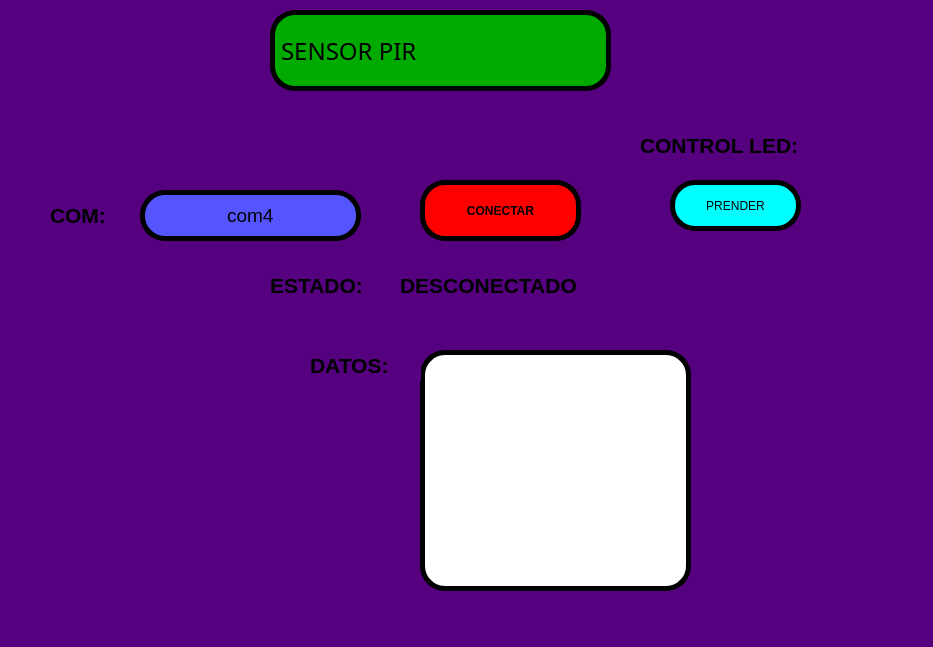
<?xml version="1.0" encoding="UTF-8"?>
<ui version="4.0">
 <class>MainWindow</class>
 <widget class="QMainWindow" name="MainWindow">
  <property name="geometry">
   <rect>
    <x>0</x>
    <y>0</y>
    <width>933</width>
    <height>647</height>
   </rect>
  </property>
  <property name="windowTitle">
   <string>MainWindow</string>
  </property>
  <property name="styleSheet">
   <string notr="true">background-color: rgb(85, 0, 127);</string>
  </property>
  <widget class="QWidget" name="centralwidget">
   <widget class="QLabel" name="label_2">
    <property name="geometry">
     <rect>
      <x>50</x>
      <y>200</y>
      <width>81</width>
      <height>31</height>
     </rect>
    </property>
    <property name="font">
     <font>
      <pointsize>16</pointsize>
      <weight>75</weight>
      <bold>true</bold>
     </font>
    </property>
    <property name="text">
     <string>COM:</string>
    </property>
   </widget>
   <widget class="QLabel" name="label_3">
    <property name="geometry">
     <rect>
      <x>270</x>
      <y>270</y>
      <width>131</width>
      <height>31</height>
     </rect>
    </property>
    <property name="font">
     <font>
      <pointsize>16</pointsize>
      <weight>75</weight>
      <bold>true</bold>
     </font>
    </property>
    <property name="text">
     <string>ESTADO:</string>
    </property>
   </widget>
   <widget class="QLabel" name="txt_estado">
    <property name="geometry">
     <rect>
      <x>400</x>
      <y>270</y>
      <width>241</width>
      <height>31</height>
     </rect>
    </property>
    <property name="font">
     <font>
      <pointsize>16</pointsize>
      <weight>75</weight>
      <bold>true</bold>
     </font>
    </property>
    <property name="text">
     <string>DESCONECTADO</string>
    </property>
   </widget>
   <widget class="QListWidget" name="datos">
    <property name="geometry">
     <rect>
      <x>420</x>
      <y>350</y>
      <width>271</width>
      <height>241</height>
     </rect>
    </property>
    <property name="styleSheet">
     <string notr="true">background-color: rgb(255, 255, 255);
border: 5px solid black;
border-radius: 25px;</string>
    </property>
   </widget>
   <widget class="QLabel" name="label_6">
    <property name="geometry">
     <rect>
      <x>310</x>
      <y>350</y>
      <width>111</width>
      <height>31</height>
     </rect>
    </property>
    <property name="font">
     <font>
      <pointsize>16</pointsize>
      <weight>75</weight>
      <bold>true</bold>
     </font>
    </property>
    <property name="text">
     <string>DATOS:</string>
    </property>
   </widget>
   <widget class="QPushButton" name="btn_control_led">
    <property name="geometry">
     <rect>
      <x>670</x>
      <y>180</y>
      <width>131</width>
      <height>51</height>
     </rect>
    </property>
    <property name="styleSheet">
     <string notr="true">background-color: rgb(0, 255, 255);
border: 5px solid black;
border-radius: 25px;</string>
    </property>
    <property name="text">
     <string>PRENDER</string>
    </property>
   </widget>
   <widget class="QLabel" name="label_7">
    <property name="geometry">
     <rect>
      <x>640</x>
      <y>130</y>
      <width>221</width>
      <height>31</height>
     </rect>
    </property>
    <property name="font">
     <font>
      <pointsize>16</pointsize>
      <weight>75</weight>
      <bold>true</bold>
     </font>
    </property>
    <property name="text">
     <string>CONTROL LED:</string>
    </property>
   </widget>
   <widget class="QLabel" name="label">
    <property name="geometry">
     <rect>
      <x>750</x>
      <y>0</y>
      <width>171</width>
      <height>91</height>
     </rect>
    </property>
    <property name="text">
     <string/>
    </property>
    <property name="pixmap">
     <pixmap resource="../../../../Imagenes/RecursosArduino.qrc">:/Logos/LogoFIT.png</pixmap>
    </property>
    <property name="scaledContents">
     <bool>true</bool>
    </property>
   </widget>
   <widget class="QLabel" name="label_4">
    <property name="geometry">
     <rect>
      <x>10</x>
      <y>10</y>
      <width>181</width>
      <height>111</height>
     </rect>
    </property>
    <property name="text">
     <string/>
    </property>
    <property name="pixmap">
     <pixmap resource="../../../../Imagenes/RecursosArduino.qrc">:/Logos/LogoUAT.png</pixmap>
    </property>
    <property name="scaledContents">
     <bool>true</bool>
    </property>
   </widget>
   <widget class="QLabel" name="label_5">
    <property name="geometry">
     <rect>
      <x>720</x>
      <y>470</y>
      <width>211</width>
      <height>121</height>
     </rect>
    </property>
    <property name="text">
     <string/>
    </property>
    <property name="pixmap">
     <pixmap resource="../../../../Imagenes/RecursosArduino.qrc">:/Logos/LogoEquipo.jpeg</pixmap>
    </property>
    <property name="scaledContents">
     <bool>true</bool>
    </property>
   </widget>
   <widget class="QPushButton" name="btn_accion">
    <property name="geometry">
     <rect>
      <x>420</x>
      <y>180</y>
      <width>161</width>
      <height>61</height>
     </rect>
    </property>
    <property name="font">
     <font>
      <weight>75</weight>
      <bold>true</bold>
     </font>
    </property>
    <property name="styleSheet">
     <string notr="true">background-color: rgb(255, 0, 0);
border: 5px solid black;
border-radius: 25px;</string>
    </property>
    <property name="text">
     <string>CONECTAR</string>
    </property>
   </widget>
   <widget class="QLineEdit" name="txt_com">
    <property name="geometry">
     <rect>
      <x>140</x>
      <y>190</y>
      <width>221</width>
      <height>51</height>
     </rect>
    </property>
    <property name="font">
     <font>
      <pointsize>14</pointsize>
      <weight>50</weight>
      <bold>false</bold>
     </font>
    </property>
    <property name="styleSheet">
     <string notr="true">background-color: rgb(85, 85, 255);
border: 5px solid black;
border-radius: 25px;</string>
    </property>
    <property name="text">
     <string>com4</string>
    </property>
    <property name="alignment">
     <set>Qt::AlignCenter</set>
    </property>
   </widget>
   <widget class="QLabel" name="label_8">
    <property name="geometry">
     <rect>
      <x>270</x>
      <y>10</y>
      <width>341</width>
      <height>81</height>
     </rect>
    </property>
    <property name="font">
     <font>
      <family>Lucida Handwriting</family>
      <pointsize>18</pointsize>
     </font>
    </property>
    <property name="styleSheet">
     <string notr="true">background-color: rgb(0, 170, 0);
border: 5px solid black;
border-radius: 25px;</string>
    </property>
    <property name="text">
     <string>SENSOR PIR</string>
    </property>
   </widget>
  </widget>
  <widget class="QMenuBar" name="menubar">
   <property name="geometry">
    <rect>
     <x>0</x>
     <y>0</y>
     <width>933</width>
     <height>26</height>
    </rect>
   </property>
  </widget>
  <widget class="QStatusBar" name="statusbar"/>
 </widget>
 <resources>
  <include location="../../../../Imagenes/RecursosArduino.qrc"/>
  <include location="../../../../Imagenes/RecursosArduino.qrc"/>
 </resources>
 <connections/>
</ui>
